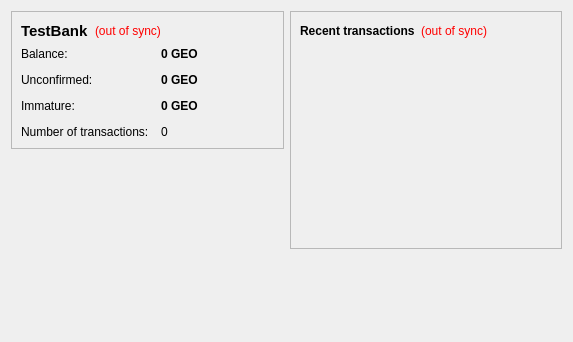
<?xml version="1.0" encoding="UTF-8"?>
<ui version="4.0">
 <class>OverviewPage</class>
 <widget class="QWidget" name="OverviewPage">
  <property name="geometry">
   <rect>
    <x>0</x>
    <y>0</y>
    <width>573</width>
    <height>342</height>
   </rect>
  </property>
  <property name="windowTitle">
   <string>Form</string>
  </property>
  <layout class="QHBoxLayout" name="horizontalLayout" stretch="1,1">
   <item>
    <layout class="QVBoxLayout" name="verticalLayout_2">
     <item>
      <widget class="QFrame" name="frame">
       <property name="frameShape">
        <enum>QFrame::StyledPanel</enum>
       </property>
       <property name="frameShadow">
        <enum>QFrame::Raised</enum>
       </property>
       <layout class="QVBoxLayout" name="verticalLayout_4">
        <item>
         <layout class="QHBoxLayout" name="horizontalLayout_4">
          <item>
           <widget class="QLabel" name="label_5">
            <property name="font">
             <font>
              <pointsize>11</pointsize>
              <weight>75</weight>
              <bold>true</bold>
             </font>
            </property>
            <property name="text">
             <string>TestBank</string>
            </property>
           </widget>
          </item>
          <item>
           <widget class="QLabel" name="labelWalletStatus">
            <property name="toolTip">
             <string>The displayed information may be out of date. Your wallet automatically synchronizes with the TestCoin network after a connection is established, but this process has not completed yet.</string>
            </property>
            <property name="styleSheet">
             <string notr="true">QLabel { color: red; }</string>
            </property>
            <property name="text">
             <string notr="true">(out of sync)</string>
            </property>
            <property name="alignment">
             <set>Qt::AlignLeading|Qt::AlignLeft|Qt::AlignVCenter</set>
            </property>
           </widget>
          </item>
          <item>
           <spacer name="horizontalSpacer_2">
            <property name="orientation">
             <enum>Qt::Horizontal</enum>
            </property>
            <property name="sizeHint" stdset="0">
             <size>
              <width>40</width>
              <height>20</height>
             </size>
            </property>
           </spacer>
          </item>
         </layout>
        </item>
        <item>
         <layout class="QFormLayout" name="formLayout_2">
          <property name="fieldGrowthPolicy">
           <enum>QFormLayout::AllNonFixedFieldsGrow</enum>
          </property>
          <property name="horizontalSpacing">
           <number>12</number>
          </property>
          <property name="verticalSpacing">
           <number>12</number>
          </property>
          <item row="0" column="0">
           <widget class="QLabel" name="label">
            <property name="text">
             <string>Balance:</string>
            </property>
           </widget>
          </item>
          <item row="0" column="1">
           <widget class="QLabel" name="labelBalance">
            <property name="font">
             <font>
              <weight>75</weight>
              <bold>true</bold>
             </font>
            </property>
            <property name="cursor">
             <cursorShape>IBeamCursor</cursorShape>
            </property>
            <property name="toolTip">
             <string>Your current balance</string>
            </property>
            <property name="text">
             <string notr="true">0 GEO</string>
            </property>
            <property name="textInteractionFlags">
             <set>Qt::LinksAccessibleByMouse|Qt::TextSelectableByKeyboard|Qt::TextSelectableByMouse</set>
            </property>
           </widget>
          </item>
          <item row="1" column="0">
           <widget class="QLabel" name="label_3">
            <property name="text">
             <string>Unconfirmed:</string>
            </property>
           </widget>
          </item>
          <item row="1" column="1">
           <widget class="QLabel" name="labelUnconfirmed">
            <property name="font">
             <font>
              <weight>75</weight>
              <bold>true</bold>
             </font>
            </property>
            <property name="cursor">
             <cursorShape>IBeamCursor</cursorShape>
            </property>
            <property name="toolTip">
             <string>Total of transactions that have yet to be confirmed, and do not yet count toward the current balance</string>
            </property>
            <property name="text">
             <string notr="true">0 GEO</string>
            </property>
            <property name="textInteractionFlags">
             <set>Qt::LinksAccessibleByMouse|Qt::TextSelectableByKeyboard|Qt::TextSelectableByMouse</set>
            </property>
           </widget>
          </item>
          <item row="3" column="0">
           <widget class="QLabel" name="label_2">
            <property name="text">
             <string>Number of transactions:</string>
            </property>
           </widget>
          </item>
          <item row="3" column="1">
           <widget class="QLabel" name="labelNumTransactions">
            <property name="toolTip">
             <string>Total number of transactions in wallet</string>
            </property>
            <property name="text">
             <string notr="true">0</string>
            </property>
           </widget>
          </item>
          <item row="2" column="0">
           <widget class="QLabel" name="labelImmatureText">
            <property name="text">
             <string>Immature:</string>
            </property>
           </widget>
          </item>
          <item row="2" column="1">
           <widget class="QLabel" name="labelImmature">
            <property name="font">
             <font>
              <weight>75</weight>
              <bold>true</bold>
             </font>
            </property>
            <property name="toolTip">
             <string>Mined balance that has not yet matured</string>
            </property>
            <property name="text">
             <string notr="true">0 GEO</string>
            </property>
            <property name="textInteractionFlags">
             <set>Qt::LinksAccessibleByMouse|Qt::TextSelectableByKeyboard|Qt::TextSelectableByMouse</set>
            </property>
           </widget>
          </item>
         </layout>
        </item>
       </layout>
      </widget>
     </item>
     <item>
      <spacer name="verticalSpacer">
       <property name="orientation">
        <enum>Qt::Vertical</enum>
       </property>
       <property name="sizeHint" stdset="0">
        <size>
         <width>20</width>
         <height>40</height>
        </size>
       </property>
      </spacer>
     </item>
    </layout>
   </item>
   <item>
    <layout class="QVBoxLayout" name="verticalLayout_3">
     <item>
      <widget class="QFrame" name="frame_2">
       <property name="frameShape">
        <enum>QFrame::StyledPanel</enum>
       </property>
       <property name="frameShadow">
        <enum>QFrame::Raised</enum>
       </property>
       <layout class="QVBoxLayout" name="verticalLayout">
        <item>
         <layout class="QHBoxLayout" name="horizontalLayout_2">
          <item>
           <widget class="QLabel" name="label_4">
            <property name="text">
             <string>&lt;b&gt;Recent transactions&lt;/b&gt;</string>
            </property>
           </widget>
          </item>
          <item>
           <widget class="QLabel" name="labelTransactionsStatus">
            <property name="toolTip">
             <string>The displayed information may be out of date. Your wallet automatically synchronizes with the TestCoin network after a connection is established, but this process has not completed yet.</string>
            </property>
            <property name="styleSheet">
             <string notr="true">QLabel { color: red; }</string>
            </property>
            <property name="text">
             <string notr="true">(out of sync)</string>
            </property>
            <property name="alignment">
             <set>Qt::AlignRight|Qt::AlignTrailing|Qt::AlignVCenter</set>
            </property>
           </widget>
          </item>
          <item>
           <spacer name="horizontalSpacer">
            <property name="orientation">
             <enum>Qt::Horizontal</enum>
            </property>
            <property name="sizeHint" stdset="0">
             <size>
              <width>40</width>
              <height>20</height>
             </size>
            </property>
           </spacer>
          </item>
         </layout>
        </item>
        <item>
         <widget class="QListView" name="listTransactions">
          <property name="styleSheet">
           <string notr="true">QListView { background: transparent; }</string>
          </property>
          <property name="frameShape">
           <enum>QFrame::NoFrame</enum>
          </property>
          <property name="verticalScrollBarPolicy">
           <enum>Qt::ScrollBarAlwaysOff</enum>
          </property>
          <property name="horizontalScrollBarPolicy">
           <enum>Qt::ScrollBarAlwaysOff</enum>
          </property>
          <property name="selectionMode">
           <enum>QAbstractItemView::NoSelection</enum>
          </property>
         </widget>
        </item>
       </layout>
      </widget>
     </item>
     <item>
      <spacer name="verticalSpacer_2">
       <property name="orientation">
        <enum>Qt::Vertical</enum>
       </property>
       <property name="sizeHint" stdset="0">
        <size>
         <width>20</width>
         <height>40</height>
        </size>
       </property>
      </spacer>
     </item>
    </layout>
   </item>
  </layout>
 </widget>
 <resources/>
 <connections/>
</ui>
